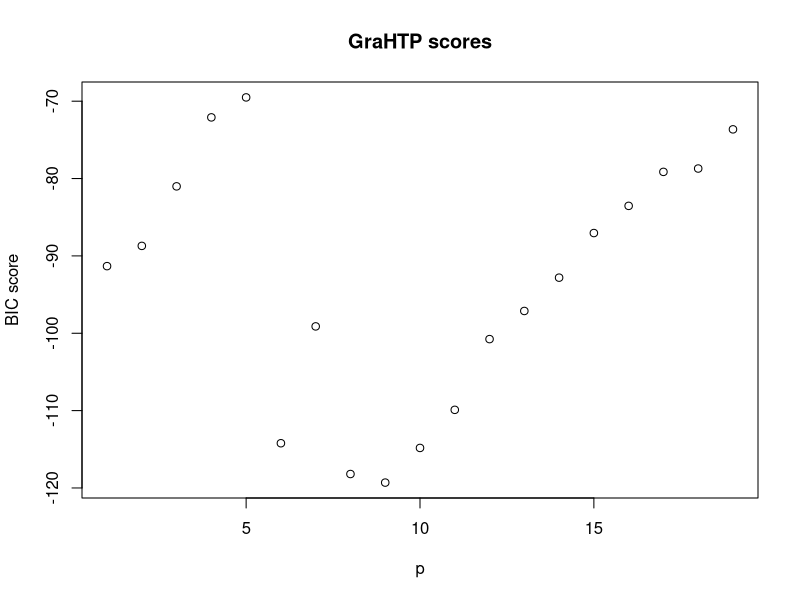

This figure's R source:
standardize = function (X) 
{
   N = nrow(X)
   D = ncol(X)
   NX = X 
   for (i in 1:D) {
      mXi = mean(X[,i])
      sXi = sd(X[,i])
      if (sXi != 0) {
         NX[,i]=(X[,i] - mXi)/sXi
      }
      #else keep the column unchanged. all 1s case.
   }   
   return(NX)
}

ln = function(x)
{
   return(log(x, base = exp(1)))
}

BIC = function(Yp, Y, n, k) 
{
  rss = sum((Yp - Y) ^ 2)
  bic = n * ln(rss / n) + k * ln(n)
  return(bic)
}

objective = function (X, Y, B)
{
   n = ncol(Y)
   s = sum ( ( Y - X %*% B ) ^ 2 )
   return (s/(2 * n))
}

supp = function (B, k)
{
   Bs = sort( abs(B), decreasing = TRUE)
   n = length(B)
   S = B
   for (i in 1:n) {
      if (abs(B[i]) < Bs[k]) {
         S[i] = 0
      } else {
         S[i] = B[i]
      }
   }
   return (S)
}

computeSupp = function (X, Y, B, k)
{
   minScore = objective(X, Y, B)
   minB = B
   m = ncol(X)
   for (i in 1 : k) {
      CB = B
      count = 0
      for (j in 1:m)  {
         if (CB[j] != 0) {
            count = count + 1
            if (count == i) {
               CB[count] = 0
               break
            }
         } 
      }
      score = objective(X, Y, CB)
      if (score < minScore) {
         minScore = score
         minB = CB
      }
   }
   return(minB)
}

GraHTP = function(X, Y, k, stepsize)
{
   iter = 30000
   nv = ncol(X)
   B = rep(0, nv)
   B = as.matrix(B)
   n = ncol(Y)
   for (t in 1:iter) {
      Yh = X%*%B
      Btd = B - (stepsize/n) * (t(X) %*% (Yh - Y)) 
      Sd = supp( Btd, k)
      # compute Bt
      Bt = computeSupp(X, Y, Sd, k)
      if ( sum ( ( Bt - B ) ^ 2 ) < 10^-4 ) {
         break
      }
      B = Bt
   }
   message ("t is ", t)
   return(B)
}

df = read.csv("hitters.csv", header=TRUE, stringsAsFactors=FALSE)
x = df[, c(-1, -20)]
y = df[ , 20]
X = as.matrix(x)
X = standardize(X)
Y = as.matrix(y)
Y = standardize(Y)
n = nrow(X)
I = rep(1, n)
p = ncol(X)
score = matrix(nrow = p, ncol =2)
minScore = 10^5
mimodel = rep(0, p)
for (k in 1:p) {
  B = GraHTP(X, Y, k, 0.001)
  score[k, 1] = k
  score[k, 2] = BIC(X%*%B, Y, n, k+1)
  if (score[k, 2] < minScore) {
     minScore = score[k, 2]
     minModel = B
  }
  message ("scores ", k, " ", score[k, 2])
}
message("The BIC selected GraHTP model score: ", minScore)
minModel
colnames(score) = c("p", "BIC score")
plot(score, main="GraHTP scores")
